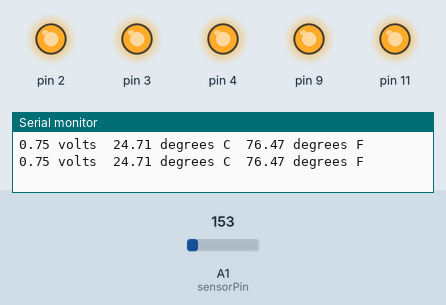
Simulated run of this sketch. Board: Arduino Uno, built with avr-gcc and run on an emulated ATmega328P. Parts: output pins drawn as LEDs (lit = HIGH), the last lines printed to the serial monitor. Inputs (shaded band) come from the test bench; at power-on: A1 (sensorPin) = 153.

Above: at 1.8 s.
1.9 s: A1 (sensorPin) set to 145
At 3.1 s:
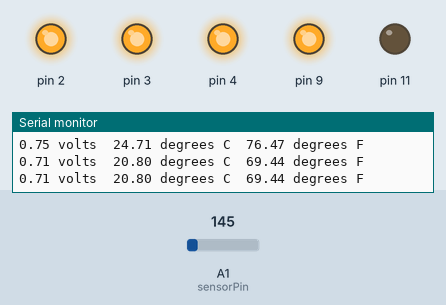
3.5 s: A1 (sensorPin) set to 133
At 4.7 s:
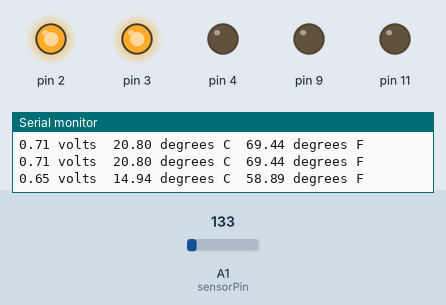
5.5 s: A1 (sensorPin) set to 114
At 6.3 s:
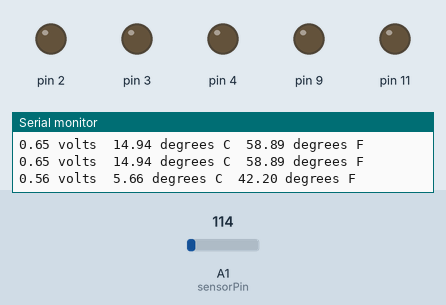
7.5 s: A1 (sensorPin) set to 165
At 9.1 s:
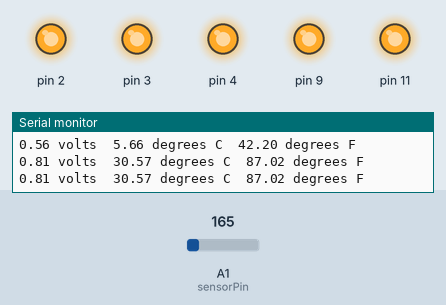
Timing chart, 0 to 10.5 s (numbered marks = the images above; inputs shaded):
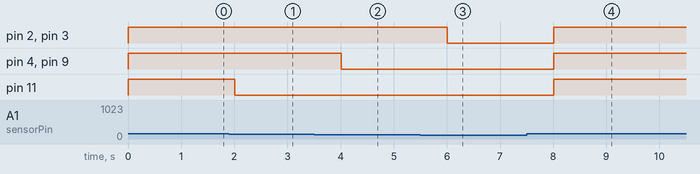

Measured:
- the behaviour switches between 146 and 145 on A1 (sensorPin) (found by bisection; images 0 and 1)
- after the input at 1.9 s, pin 11: HIGH → LOW after 0.11 s
- after the input at 3.5 s, pin 4, pin 9: HIGH → LOW after 0.51 s
- after the input at 5.5 s, pin 2, pin 3: HIGH → LOW after 0.51 s
- after the input at 7.5 s, pin 2–4, pin 9, pin 11: LOW → HIGH after 0.51 s

The sketch:

TemperatureSensor.ino
```cpp
//TMP36 Pin Variables
int sensorPin = 1; //the analog pin the TMP36's Vout (sense) pin is connected to
//the resolution is 10 mV / degree centigrade with a
//500 mV offset to allow for negative temperatures

/*
 * setup() - this function runs once when you turn your Arduino on
 * We initialize the serial connection with the computer
 */
void setup()
{
  Serial.begin(9600);  //Start the serial connection with the computer
  //to view the result open the serial monitor
  pinMode(2, OUTPUT);
  pinMode(3, OUTPUT);
  pinMode(4, OUTPUT);
  pinMode(9, OUTPUT);
  pinMode(11, OUTPUT);
}

void loop()                     // run over and over again
{
  //getting the voltage reading from the temperature sensor
  int reading = analogRead(sensorPin);

  // converting that reading to voltage, for 3.3v arduino use 3.3
  float voltage = reading * 5.0;
  voltage /= 1024.0;

  // print out the voltage
  Serial.print(voltage);
  Serial.print(" volts\t");

  // now print out the temperature
  float temperatureC = (voltage - 0.5) * 100 ;  //converting from 10 mv per degree wit 500 mV offset
  //to degrees ((volatge - 500mV) times 100)
  Serial.print(temperatureC);
  Serial.print(" degrees C\t");

  // now convert to Fahrenheight
  float temperatureF = (temperatureC * 9.0 / 5.0) + 32.0;
  Serial.print(temperatureF);
  Serial.println(" degrees F");
  if(temperatureF > 50){
    digitalWrite(2, HIGH);
  }else{
    digitalWrite(2, LOW);
  }
  if(temperatureF > 55){
    digitalWrite(3, HIGH);
  }else{
    digitalWrite(3, LOW);
  }
  if(temperatureF > 60){
    digitalWrite(4, HIGH);
  }else{
    digitalWrite(4, LOW);
  }
  if(temperatureF > 65){
    digitalWrite(9, HIGH);
  }else{
    digitalWrite(9, LOW);
  }
  if(temperatureF > 70){
    digitalWrite(11, HIGH);
  }else{
    digitalWrite(11, LOW);
  }

  delay(1000);                                     //waiting a second
}
```
